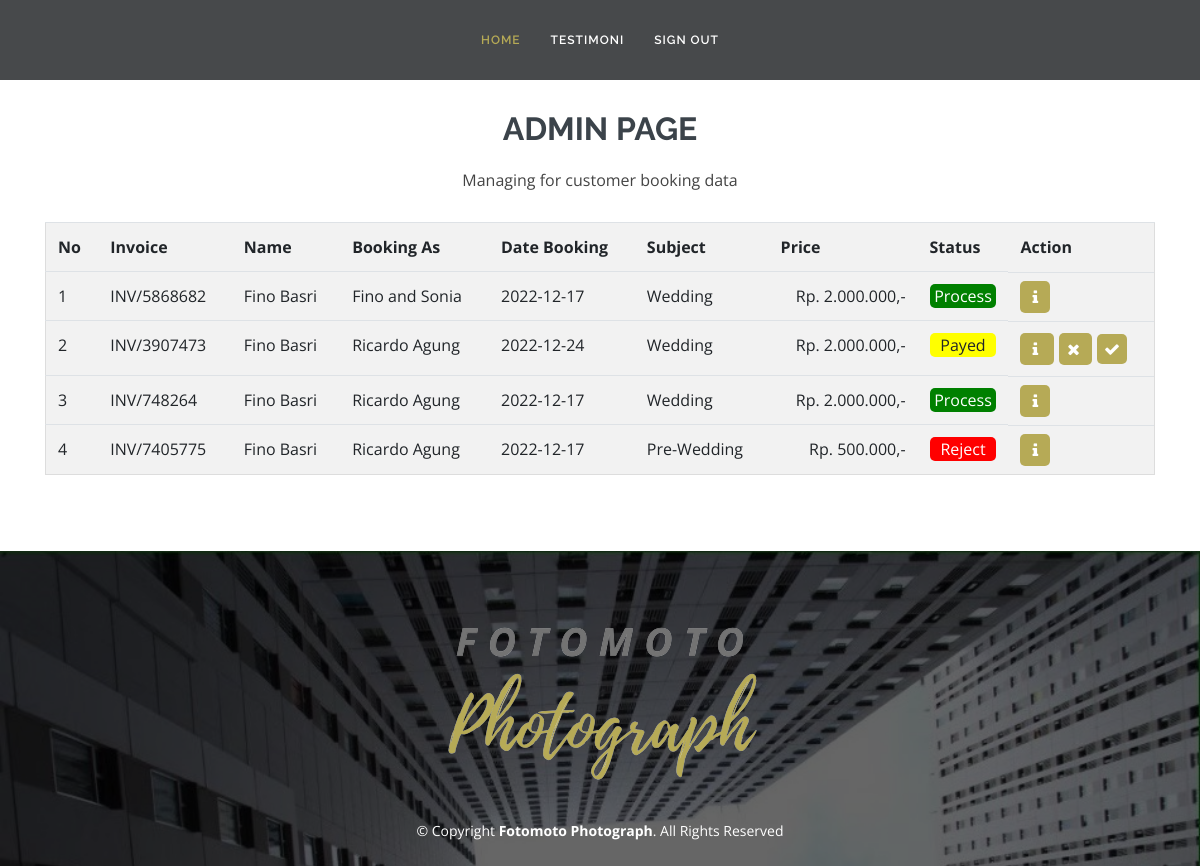
The page /admin/index.php (signed in) on the database its author committed.
### tables this page shows
CREATE TABLE `booking`  (
  `id` int(11) NOT NULL AUTO_INCREMENT,
  `booking_as` varchar(255) NOT NULL,
  `invoice_id` int(11) NULL DEFAULT NULL,
  `subject` varchar(255) NULL DEFAULT NULL,
  `price` int(11) NULL DEFAULT NULL,
  `book_date` date NULL DEFAULT NULL,
  `additional` text NULL,
  `status_order` varchar(300) NULL DEFAULT NULL,
  `user_id` int(11) NOT NULL,
  `proof_payment` varchar(255) NULL DEFAULT NULL,
  `created_at` timestamp(0) NULL DEFAULT NULL ON UPDATE CURRENT_TIMESTAMP(0),
  `updated_at` timestamp(0) NULL DEFAULT NULL ON UPDATE CURRENT_TIMESTAMP(0),
  PRIMARY KEY (`id`) USING BTREE
);

CREATE TABLE `user`  (
  `user_id` int(11) NOT NULL AUTO_INCREMENT,
  `email` varchar(255) NULL DEFAULT NULL,
  `full_name` varchar(300) NOT NULL,
  `phone` varchar(30) NOT NULL,
  `password` varchar(300) NOT NULL,
  PRIMARY KEY (`user_id`) USING BTREE
);

### function/function.php (called while the page is built, shortened)
<?php
$conn = mysqli_connect("localhost","root","","fotomoto","3306");
function query($query){
    global $conn;
    $result = mysqli_query($conn, $query);
    $rows = [];
    while($row = mysqli_fetch_assoc($result)){
        $rows[] = $row;
    }
    return $rows;
}
?>

### admin/index.php (the view, shortened to what this page needs)
<?php
require '../function/function.php';
$neworder = query("SELECT *
from booking cp
join user u on u.user_id = cp.user_id
where cp.status_order != 'book' and cp.status_order != 'cancel'
order by cp.updated_at DESC");
?>
<!DOCTYPE html>
<html lang="en">
<?php include 'partials/head.php'?>
<body>
<?php include 'partials/nav.php'?>
  <main id="main">
    <section id="contact" class="contact">
      <div class="container">
        <div class="section-titlepage">
          <h2>Admin Page</h2>
          <p>Managing for customer booking data</p>
        </div>
        <div style="overflow-x:auto;">
          <table id="add-row" class="display table table-striped table-hover dataTable"
                cellspacing="0" width="100%" role="grid" aria-describedby="add-row_info"
                style="width: 100%;">
                <tr role="row">
                    <th>No</th>
                    <th>Invoice</th>
                    <th>Name</th>
                    <th>Booking As</th>
                    <th>Date Booking</th>
                    <th>Subject</th>
                    <th>Price</th>
                    <th>Status</th>
                    <th>Action</th>
                </tr>
                <?php $i=1;?>
                <?php foreach($neworder as $new): ?>
                <tr>
                    <td><?php echo $i;?></td>
                    <td>INV/<?=$new["invoice_id"];?></td>
                    <td><?=$new["full_name"];?></td>
                    <td><?=$new["booking_as"];?></td>
                    <td><?=$new["book_date"];?></td>
                    <td><?=$new["subject"];?></td>
                    <td style="text-align:right;">Rp. <?=number_format($new["price"],0,',','.');?>,-</td>
                    <td>
                      <?php if($new["status_order"]=="Payed"):?>
                        <div style="background-color:yellow;text-align:center;border-radius:5px;">
                        <?=$new["status_order"];?>
                        </div>
                      <?php elseif($new["status_order"]=="Process"):?>
                        <div style="background-color:green;color:white;text-align:center;border-radius:5px;">
                        <?=$new["status_order"];?>
                        </div>
                      <?php else:?>
                        <div style="background-color:red;color:white;text-align:center;border-radius:5px;">
                        <?=$new["status_order"];?>
                        </div>
                      <?php endif;?>
                    </td>
                    <td style="display:flex;">
                    <?php if($new["status_order"]=="Payed"):?>
                        <form action="" method="post">
                          <a class="btn-action" style="padding:5px 12px;color:white;margin-right:5px;" href="detail.php?invoice_id=<?php echo $new["invoice_id"];?>" title="Detail">
                            <i class="fa fa-info" title="Details"></i>
                          </a>
                          <a class="btn-action" style="padding:5px 8px;margin-right:5px;" href="rejectform.php?invoice_id=<?php echo $new["invoice_id"];?>" title="Reject">
                            <i class="fa fa-close"></i>
                          </a>
                          <button class="btn-action" name="process" style="padding:3px 7px;">
                            <i class="fa fa-check" title="Process"></i>
                          </button>
                        </form>
                    <?php else:?>
                      <form action="" method="post">
                        <a class="btn-action" style="padding:5px 12px;color:white;" href="detail.php?invoice_id=<?= $new["invoice_id"];?>"><i class="fa fa-info" title="Details"></i></a>
                      </form>
                    <?php endif;?>
                    </td>
                </tr>
                <?php $i++;?>
                <?php endforeach;?>
        </table>
        </div>
    </section>
  <footer id="footer">
    <div class="container">
      <img src="../assets/img/footer/fotomoto.png" alt="">
      <div class="copyright">
        &copy; Copyright <strong><span>Fotomoto Photograph</span></strong>. All Rights Reserved
      </div>
      </div>
  </footer>
  <?php include 'partials/footer.php'?>
</body>
</html>

### assets/css/style.css (style rules this page uses)
body { font-family: "Open Sans", sans-serif; color: #444444; }
a { color: #B6AA56; }
h1, h2, h3, h4, h5, h6 { font-family: "Raleway", sans-serif; }
.btn-action { background-color:#B6AA56; color:white; border:none; border-radius: 5px; }
section { padding: 60px 0; }
.section-titlepage { text-align: center; padding: 50px 0 30px; position: relative; }
.section-titlepage h2 { font-size: 32px; font-weight: 700; text-transform: uppercase; margin-bottom: 20px; padding-bottom: 0; color: #3b434a; position: relative; z-index: 2; }
.section-titlepage p { margin-bottom: 0; position: relative; z-index: 1; }
#footer { background: url("../img/hero-bg.jpg") top center no-repeat; background-size: cover; color: #fff; font-size: 14px; text-align: center; padding: 20px 0; position: relative; }
#footer::before { content: ""; position: absolute; left: 0; right: 0; top: 0; bottom: 0; background: rgba(0, 0, 0, 0.6); }
#footer .container { position: relative; }
#footer img { max-width: 100%; height: auto; }
#footer .copyright { margin: 0 0 5px 0; }
table { border-collapse: collapse; border-spacing: 0; width: 100%; border: 1px solid #ddd; }
th, td { text-align: left; padding: 8px; }
tr:nth-child(even) { background-color: #f2f2f2 }

### rows shown on the page
booking: invoice "5868682", user.full_name "Fino Basri", booking_as "Fino and Sonia", book_date "2022-12-17", subject "Wedding", price "2.000.000", status_order "Process"
booking: invoice "3907473", user.full_name "Fino Basri", booking_as "Ricardo Agung", book_date "2022-12-24", subject "Wedding", price "2.000.000", status_order "Payed"
booking: invoice "748264", user.full_name "Fino Basri", booking_as "Ricardo Agung", book_date "2022-12-17", subject "Wedding", price "2.000.000", status_order "Process"
booking: invoice "7405775", user.full_name "Fino Basri", booking_as "Ricardo Agung", book_date "2022-12-17", subject "Pre-Wedding", price "500.000", status_order "Reject"
